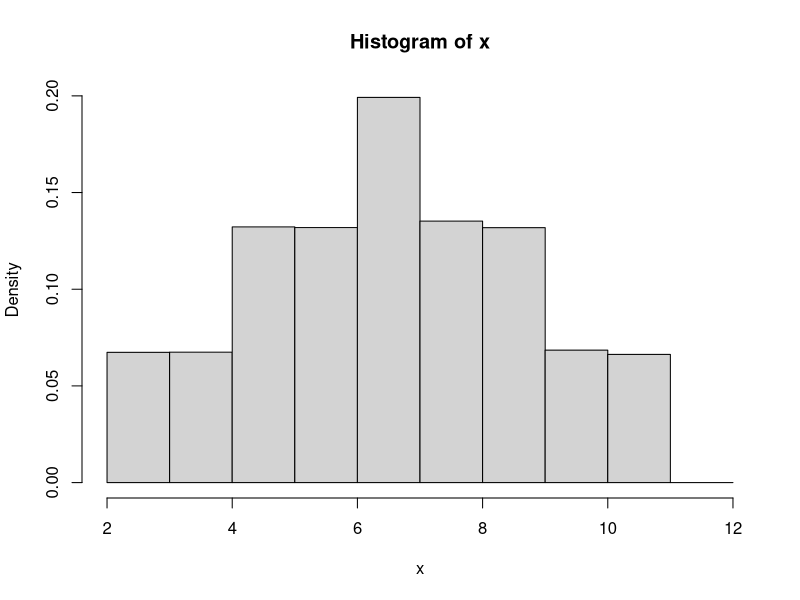

Write R code to recreate this figure. (Note: this script raises an error after producing the figure.)
#simulation of pulling two balls from an urn without replacement
#problem1

m = 100000
x = numeric(m)
for (i in 1:m)
{
x[i] = sum(sample(1:6,2))
}
cuts = c(2:12)
hist(x, breaks =cuts, prob=TRUE)

prob_even_less_than_seven =
 
  
  
#simulation of three independent uniform distributions in a 100000 row matrix
#problem2
z = 100000

y = matrix(z, nrow = z, ncol=3, byrow=TRUE)
uni_median = numeric(z)

#needed to first install and load matrixStats package
#install.packages("matrix.Stats") 
#library(matrixStats)
for (i in 1:z)
{
  y[i,1] = runif(1,0,1)
  y[i,2] = runif(1,0,1)
  y[i,3] = runif(1,0,1)
  uni_median[i] = rowMedians(y,na.rm=FALSE)
  
}
tail(uni_median, 10)




#problem 3
a = 100000
d = 40
b = numeric(40)
c = numeric(a)
for (n in i:a)
{
  for (k in 1:40)
  {
    b[i] = sample(1:20, 1, repl = TRUE)
  }
  
  c[i] = length(unique(b[i]))
}
cuts3 = c(0:25)
hist (c, breaks =cuts3, prob=TRUE)

